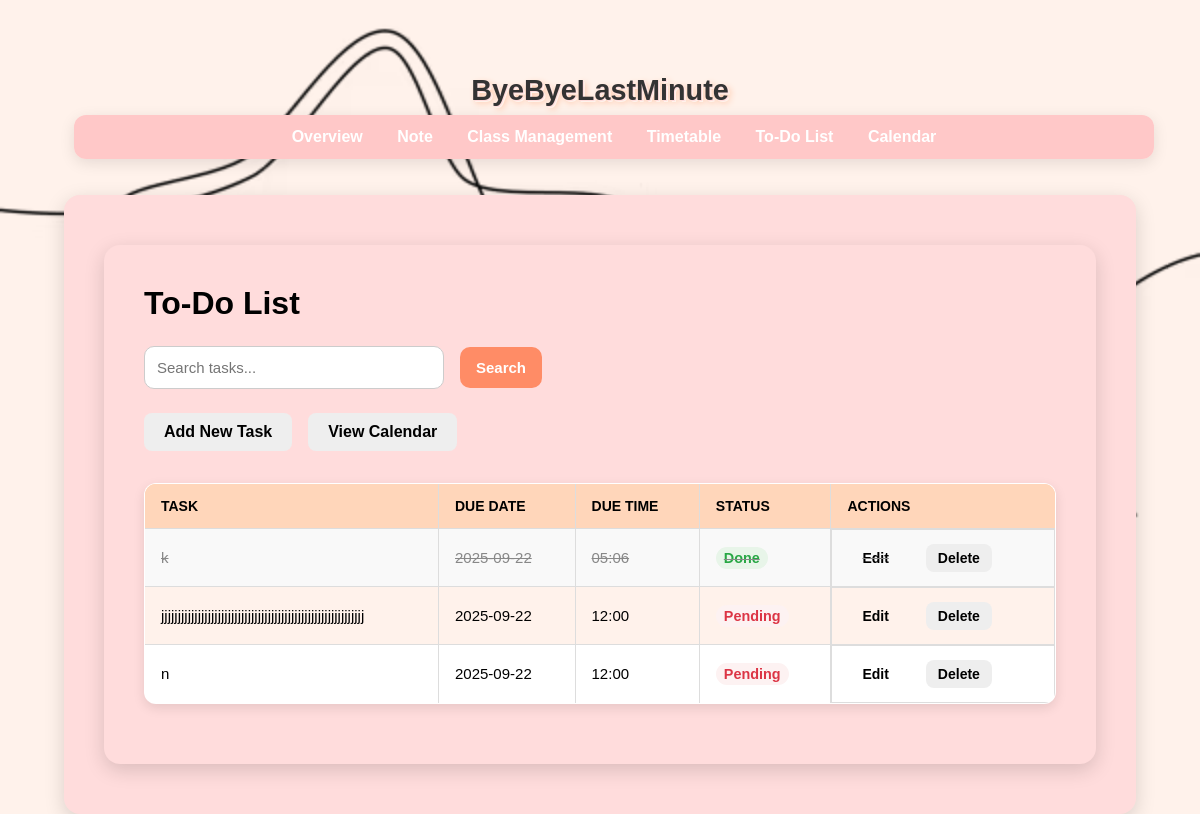
Screenshot of /todos with the database file from the repository.
### tables this page shows
CREATE TABLE todos (
                id INTEGER PRIMARY KEY AUTOINCREMENT,
                task TEXT NOT NULL,
                due_date TEXT NOT NULL,
                is_done INTEGER DEFAULT 0
            , due_time TEXT);

### app.py (the view)
@app.route("/todos")
def todos():
    search_query = request.args.get("q", "").strip()
    if search_query:
        with get_db_connection() as conn:
            rows = conn.execute(
                "SELECT * FROM todos WHERE task LIKE ? ORDER BY due_date",
                (f"%{search_query}%",)
            ).fetchall()
            todos_filtered = [Todo(**dict(r)) for r in rows]
        return render_template("todos.html", todos=todos_filtered, search_query=search_query)
    else:
        all_todos = Todo.all()
        return render_template("todos.html", todos=all_todos)

### app.py (called while the page is built)
@app.context_processor
def inject_vapid_key():
    return dict(VAPID_PUBLIC_KEY=VAPID_PUBLIC_KEY)

### models.py (called while the page is built)
def get_db_connection():
    conn = sqlite3.connect(DB_NAME, timeout=10)
    conn.row_factory = sqlite3.Row
    return conn

    @staticmethod
    def all():
        with get_db_connection() as conn:
            rows = conn.execute("SELECT * FROM todos ORDER BY due_date, due_time").fetchall()
            return [Todo(**dict(r)) for r in rows]

### templates/todos.html (shortened to what this page needs)
{% extends "base.html" %}
{% block content %}
<main class="container">
  <h1>To-Do List</h1>
  <form method="GET" class="search-form">
    <input type="text" name="q" placeholder="Search tasks..." class="search-input" value="{{ search_query or '' }}">
    <button type="submit" class="button primary">Search</button>
  </form>
  <div class="actions">
    <a href="{{ url_for('add_todo') }}" class="button secondary">Add New Task</a>
    <a href="{{ url_for('calendar_view') }}" class="button secondary">View Calendar</a>
  </div>
  {% if todos %}
  <table class="styled-table">
    <thead>
      <tr>
        <th>Task</th>
        <th>Due Date</th>
        <th>Due Time</th>
        <th>Status</th>
        <th>Actions</th>
      </tr>
    </thead>
    <tbody>
      {% for todo in todos %}
      <tr class="{% if todo.is_done %}done{% endif %}">
        <td>{{ todo.task }}</td>
        <td>{{ todo.due_date }}</td>
        <td>{{ todo.due_time or '—' }}</td>
        <td>
          {% if todo.is_done %}
            <span class="status-done">Done</span>
          {% else %}
            <span class="status-pending">Pending</span>
          {% endif %}
        </td>
        <td class="action-buttons">
          <a href="{{ url_for('edit_todo', todo_id=todo.id) }}" class="button small">Edit</a>
          <form method="POST" action="{{ url_for('delete_todo', todo_id=todo.id) }}"
                onsubmit="return confirm('Are you sure you want to delete this task?');"
                style="display:inline-block; margin-left:5px;">
            <button type="submit" class="button small secondary">Delete</button>
          </form>
        </td>
      </tr>
      {% endfor %}
    </tbody>
  </table>
  {% else %}
  <p class="empty-message">No tasks found. <a href="{{ url_for('add_todo') }}">Add your first task</a>.</p>
  {% endif %}
</main>
{% endblock %}

### rows the page displays
todos: task "k", due_date "2025-09-22", due_time "05:06", is_done "Done"
todos: task "jjjjjjjjjjjjjjjjjjjjjjjjjjjjjjjjjjjjjjjjjjjjjjjjjjjjjjjjjjjjj", due_date "2025-09-22", due_time "12:00", is_done "Pending"
todos: task "n", due_date "2025-09-22", due_time "12:00", is_done "Pending"
